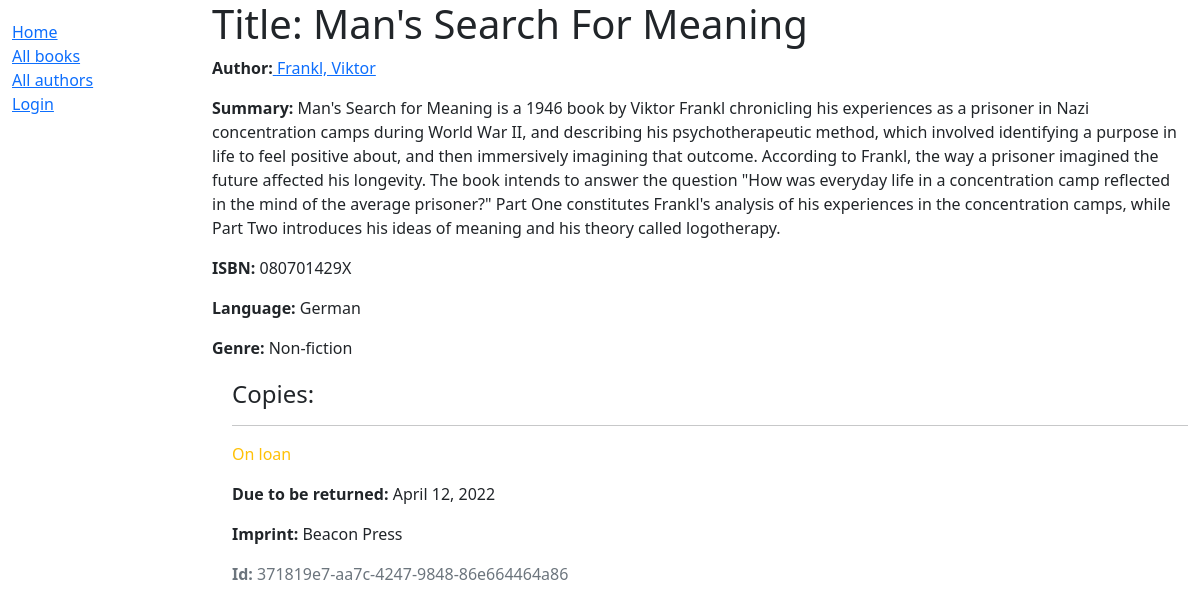
/catalog/book/1, run on the app's committed database.
### catalog/models.py (models this page shows, shortened)
class Book(models.Model):
    title = models.CharField(max_length=200)
    author = models.ForeignKey('Author', on_delete=models.SET_NULL, null=True)
    summary = models.TextField(max_length=1000, help_text="Enter a brief description of the book.")
    isbn = models.CharField('ISBN', max_length=13, unique=True, help_text="A 13 character <a href='https://www.isbn-international.org/content/what-isbn'>ISBN number</a>")
    genre = models.ManyToManyField(Genre, help_text="Select a genre for this book.")
    language = models.ForeignKey("Language", on_delete=models.SET_NULL, null=True)

class Author(models.Model):
    first_name = models.CharField(max_length=100)
    last_name = models.CharField(max_length=100)
    date_of_birth = models.DateField(null=True, blank=True)
    date_of_death = models.DateField("died", null=True, blank=True)
    class Meta:
        ordering = ["last_name", "first_name"]
    def get_absolute_url(self):
        return reverse("author-detail", args=[str(self.id)])
    def __str__(self):
        return '{0}, {1}'.format(self.last_name, self.first_name)

class Language(models.Model):
    name = models.CharField(max_length=200, help_text="Enter the language in which the book is written.")
    class Meta:
        ordering = ["name"]
    def __str__(self):
        return self.name

class Genre(models.Model):
    name = models.CharField(max_length=200, help_text="Enter a book genre (e.g. Science Fiction)")
    def __str__(self):
        return self.name

class BookInstance(models.Model):
    id = models.UUIDField(primary_key=True, default=uuid.uuid4, help_text="Unique ID for this particular book across the whole library")
    book = models.ForeignKey("Book", on_delete=models.RESTRICT, null=True)
    imprint = models.CharField(max_length=200)
    due_back = models.DateField(null=True, blank=True)
    borrower = models.ForeignKey(User, on_delete=models.SET_NULL, null=True, blank=True)
    LOAN_STATUS = (
        ("m", "Maintenance"),
        ("o", "On loan"),
        ("a", "Available"),
        ("r", "Reserved")
    )
    status = models.CharField(
        max_length=1,
        choices=LOAN_STATUS,
        blank=True,
        default="m",
        help_text="Book availability",
    )
    class Meta:
        ordering = ["status", "due_back"]
        permissions = (("can_mark_returned", "Set book as returned"),)

### catalog/views.py (the view)
# urls.py: path("book/<int:pk>", views.BookDetailView.as_view(), name="book-detail"),
class BookDetailView(generic.DetailView):
    model = Book

### catalog/templates/catalog/book_detail.html
{% extends "base_generic.html" %}
{% block content %}
    <h1>Title: {{ book.title }}</h1>
    <p><strong>Author:</strong><a href="{{ book.author.get_absolute_url }}"> {{ book.author }}</a></p>
    <p><strong>Summary:</strong> {{ book.summary }}</p>
    <p><strong>ISBN:</strong> {{ book.isbn }}</p>
    <p><strong>Language:</strong> {{ book.language }}</p>
    <p><strong>Genre:</strong> {{ book.genre.all|join:", " }}</p>
    <div style="margin-left:20px;margin-top:20px">
        <h4>Copies:</h4>
        {% for copy in book.bookinstance_set.all %}
        <hr>
        <p class="{% if copy.status == 'a' %}text-success{% elif copy.status == 'm' %}text-danger{% else %}text-warning{% endif %}">
            {{ copy.get_status_display }}
        </p>
        {% if copy.status != 'a' %}
        <p><strong>Due to be returned:</strong> {{ copy.due_back }}</p>
        {% endif %}
        <p><strong>Imprint:</strong> {{ copy.imprint }}</p>
        <p class="text-muted"><strong>Id:</strong> {{ copy.id }}</p>
        {% endfor %}
    </div>
{% endblock %}

### data on the page
Book: author "Frankl, Viktor", summary "Man's Search for Meaning is a 1946 book by Viktor Frankl chronicling his experiences as a prisoner in Nazi concentration camps during World War II, and describing his psychotherapeutic method, which involved identifying a purpose in life to feel positive about, and then immersively imagining that outcome. According to Frankl, the way a prisoner imagined the future affected his longevity. The book intends to answer the question \"How was everyday life in a concentration camp reflected in the mind of the average prisoner?\" Part One constitutes Frankl's analysis of his experiences in the concentration camps, while Part Two introduces his ideas of meaning and his theory called logotherapy.", isbn "080701429X", language "German", genre.all "Non-fiction"
BookInstance: status "On loan", due_back "April 12, 2022", imprint "Beacon Press", id "371819e7-aa7c-4247-9848-86e664464a86"
